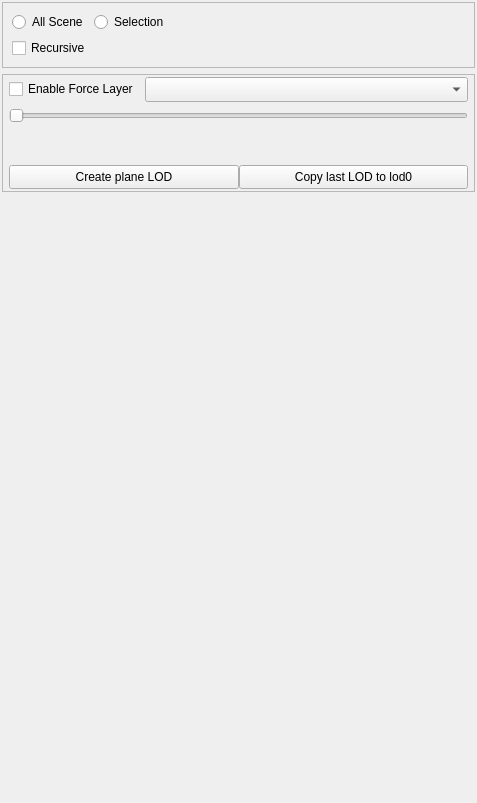
<?xml version="1.0" encoding="UTF-8"?>
<ui version="4.0">
 <class>LODEditor</class>
 <widget class="QWidget" name="LODEditor">
  <property name="geometry">
   <rect>
    <x>0</x>
    <y>0</y>
    <width>477</width>
    <height>803</height>
   </rect>
  </property>
  <property name="focusPolicy">
   <enum>Qt::StrongFocus</enum>
  </property>
  <property name="windowTitle">
   <string>Form</string>
  </property>
  <layout class="QVBoxLayout" name="verticalLayout_3">
   <property name="margin">
    <number>2</number>
   </property>
   <item>
    <widget class="QFrame" name="frameSettings">
     <property name="sizePolicy">
      <sizepolicy hsizetype="Preferred" vsizetype="Fixed">
       <horstretch>0</horstretch>
       <verstretch>0</verstretch>
      </sizepolicy>
     </property>
     <property name="frameShape">
      <enum>QFrame::StyledPanel</enum>
     </property>
     <property name="frameShadow">
      <enum>QFrame::Raised</enum>
     </property>
     <layout class="QVBoxLayout" name="verticalLayout_2">
      <item>
       <layout class="QHBoxLayout" name="horizontalLayout_2">
        <item>
         <widget class="QRadioButton" name="radioButtonAllScene">
          <property name="toolTip">
           <string>Apply distances to all LodComponents from all scene</string>
          </property>
          <property name="text">
           <string>All Scene</string>
          </property>
         </widget>
        </item>
        <item>
         <widget class="QRadioButton" name="radioButtonSelection">
          <property name="toolTip">
           <string>Apply distances to all LodComponents from Selection only</string>
          </property>
          <property name="text">
           <string>Selection</string>
          </property>
         </widget>
        </item>
        <item>
         <spacer name="horizontalSpacer">
          <property name="orientation">
           <enum>Qt::Horizontal</enum>
          </property>
          <property name="sizeHint" stdset="0">
           <size>
            <width>40</width>
            <height>20</height>
           </size>
          </property>
         </spacer>
        </item>
       </layout>
      </item>
      <item>
       <widget class="QCheckBox" name="checkboxRecursive">
        <property name="toolTip">
         <string>Apply distances to all LodComponents hierarchically</string>
        </property>
        <property name="text">
         <string>Recursive</string>
        </property>
       </widget>
      </item>
     </layout>
    </widget>
   </item>
   <item>
    <widget class="QFrame" name="frameLOD">
     <property name="sizePolicy">
      <sizepolicy hsizetype="Preferred" vsizetype="Fixed">
       <horstretch>0</horstretch>
       <verstretch>0</verstretch>
      </sizepolicy>
     </property>
     <property name="frameShape">
      <enum>QFrame::StyledPanel</enum>
     </property>
     <property name="frameShadow">
      <enum>QFrame::Raised</enum>
     </property>
     <layout class="QVBoxLayout" name="verticalLayout">
      <property name="leftMargin">
       <number>6</number>
      </property>
      <property name="topMargin">
       <number>2</number>
      </property>
      <property name="rightMargin">
       <number>6</number>
      </property>
      <property name="bottomMargin">
       <number>2</number>
      </property>
      <item>
       <layout class="QHBoxLayout" name="horizontalLayout_3">
        <item>
         <widget class="QCheckBox" name="enableForceDistance">
          <property name="sizePolicy">
           <sizepolicy hsizetype="Fixed" vsizetype="Fixed">
            <horstretch>0</horstretch>
            <verstretch>0</verstretch>
           </sizepolicy>
          </property>
          <property name="text">
           <string>Enable Force Layer</string>
          </property>
         </widget>
        </item>
        <item>
         <widget class="QComboBox" name="forceLayer">
          <property name="minimumSize">
           <size>
            <width>0</width>
            <height>25</height>
           </size>
          </property>
         </widget>
        </item>
       </layout>
      </item>
      <item>
       <widget class="QSlider" name="forceSlider">
        <property name="orientation">
         <enum>Qt::Horizontal</enum>
        </property>
       </widget>
      </item>
      <item>
       <widget class="DistanceSlider" name="distanceSlider">
        <property name="sizePolicy">
         <sizepolicy hsizetype="Preferred" vsizetype="Fixed">
          <horstretch>0</horstretch>
          <verstretch>0</verstretch>
         </sizepolicy>
        </property>
        <property name="minimumSize">
         <size>
          <width>0</width>
          <height>30</height>
         </size>
        </property>
        <property name="autoFillBackground">
         <bool>false</bool>
        </property>
       </widget>
      </item>
      <item>
       <layout class="QHBoxLayout" name="horizontalLayout">
        <property name="spacing">
         <number>0</number>
        </property>
        <property name="leftMargin">
         <number>0</number>
        </property>
        <item>
         <widget class="QPushButton" name="createPlaneLodButton">
          <property name="sizePolicy">
           <sizepolicy hsizetype="Preferred" vsizetype="Minimum">
            <horstretch>32</horstretch>
            <verstretch>24</verstretch>
           </sizepolicy>
          </property>
          <property name="minimumSize">
           <size>
            <width>32</width>
            <height>24</height>
           </size>
          </property>
          <property name="maximumSize">
           <size>
            <width>16777215</width>
            <height>32</height>
           </size>
          </property>
          <property name="text">
           <string>Create plane LOD</string>
          </property>
         </widget>
        </item>
        <item>
         <widget class="QPushButton" name="lastLodToFrontButton">
          <property name="sizePolicy">
           <sizepolicy hsizetype="Preferred" vsizetype="Minimum">
            <horstretch>32</horstretch>
            <verstretch>24</verstretch>
           </sizepolicy>
          </property>
          <property name="minimumSize">
           <size>
            <width>32</width>
            <height>24</height>
           </size>
          </property>
          <property name="maximumSize">
           <size>
            <width>16777215</width>
            <height>32</height>
           </size>
          </property>
          <property name="text">
           <string>Copy last LOD to lod0</string>
          </property>
         </widget>
        </item>
       </layout>
      </item>
     </layout>
    </widget>
   </item>
   <item>
    <spacer name="verticalSpacer">
     <property name="orientation">
      <enum>Qt::Vertical</enum>
     </property>
     <property name="sizeHint" stdset="0">
      <size>
       <width>20</width>
       <height>40</height>
      </size>
     </property>
    </spacer>
   </item>
  </layout>
 </widget>
 <customwidgets>
  <customwidget>
   <class>DistanceSlider</class>
   <extends>QFrame</extends>
   <header>Classes/Qt/DockLODEditor/DistanceSlider.h</header>
   <container>1</container>
  </customwidget>
 </customwidgets>
 <resources>
  <include location="Resources.qrc"/>
 </resources>
 <connections/>
</ui>
